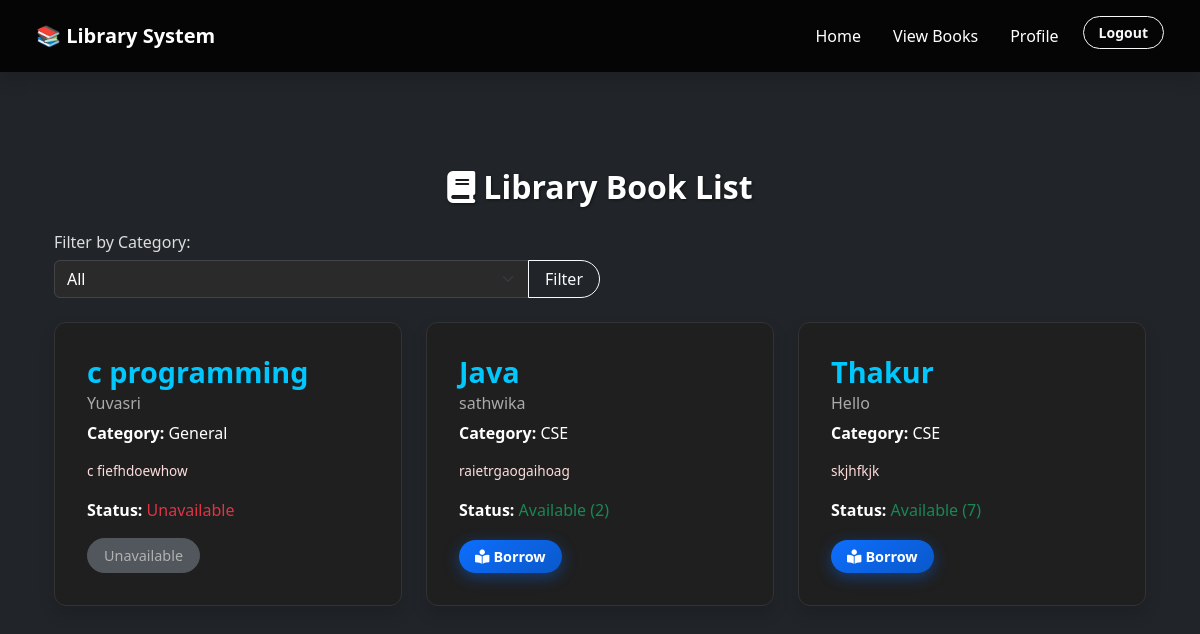
/books/ (signed in), run on an earlier commit of the app's database.
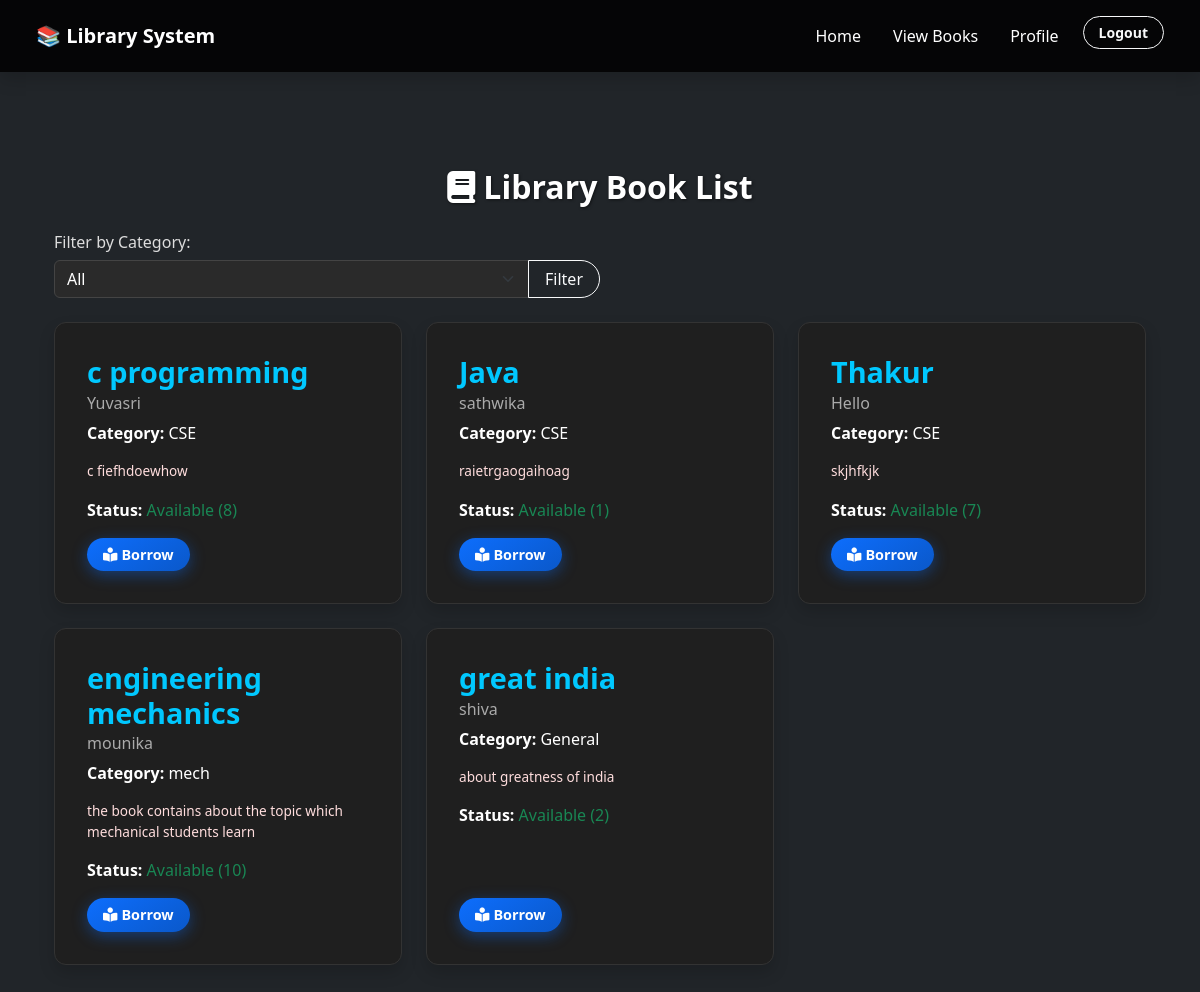
And on a later commit of the database.
### LibraryApp/models.py (models this page shows, shortened)
class Book(models.Model):
    title = models.CharField(max_length=255)
    category = models.CharField(max_length=100)  # NEW
    author = models.CharField(max_length=255)
    copies = models.PositiveIntegerField(default=1)  # NEW
    description = models.TextField(blank=True, null=True)
    created_at = models.DateTimeField(auto_now_add=True)
    added_by = models.ForeignKey(User, on_delete=models.CASCADE)

### LibraryApp/views.py (the view)
# urls.py: path('books/', views.view_books, name='view_books'),
@login_required
def view_books(request):
    category_filter = request.GET.get('category')
    books = Book.objects.all()
    if category_filter:
        books = books.filter(category=category_filter)
    categories = Book.objects.values_list('category', flat=True).distinct()
    return render(request, 'view_books.html', {
        'books': books,
        'categories': categories,
        'selected_category': category_filter
    })

### LibraryApp/templates/view_books.html (shortened to what this page needs)
{% extends 'base.html' %}
{% block content %}
<div class="container mt-5">
    <h2 class="mb-4 text-center text-white"><i class="fas fa-book me-2"></i>Library Book List</h2>
    <form method="GET" class="mb-4">
        <label for="category" class="form-label filter-label">Filter by Category:</label>
        <div class="input-group w-50">
            <select name="category" id="category" class="form-select" onchange="this.form.submit()">
                <option value="">All</option>
            </select>
            <button type="submit" class="btn btn-outline-light">Filter</button>
        </div>
    </form>
    <div class="row">
        {% for book in books %}
        <div class="col-md-4 mb-4">
            <div class="card book-card shadow h-100 p-3">
                <div class="card-body d-flex flex-column">
                    <h5 class="card-title">{{ book.title }}</h5>
                    <h6 class="card-subtitle mb-2 text-muted">{{ book.author }}</h6>
                    <p class="card-text"><strong>Category:</strong> {{ book.category }}</p>
                    <p class="card-text small">{{ book.description|default:"No description available." }}</p>
                    <p><strong>Status:</strong>
                        {% if book.copies > 0 %}
                            <span class="text-success">Available ({{ book.copies }})</span>
                        {% else %}
                            <span class="text-danger">Unavailable</span>
                        {% endif %}
                    </p>
                    <div class="mt-auto d-flex flex-wrap gap-2">
                        {% if request.user.profile.user_type == 'admin' %}
                            <a href="{% url 'edit_book' book.id %}" class="btn btn-warning btn-sm">
                                <i class="fas fa-edit me-1"></i>Edit
                            </a>
                            <a href="{% url 'delete_book' book.id %}" class="btn btn-danger btn-sm">
                                <i class="fas fa-trash me-1"></i>Delete
                            </a>
                        {% else %}
                            <form action="{% url 'borrow_book' book.id %}" method="post" class="d-inline">
                                {% if book.copies > 0 %}
                                    <button type="submit" class="btn btn-primary btn-sm">
                                        <i class="fas fa-book-reader me-1"></i>Borrow
                                    </button>
                                {% else %}
                                    <button class="btn btn-secondary btn-sm" disabled>Unavailable</button>
                                {% endif %}
                            </form>
                        {% endif %}
                    </div>
                </div>
            </div>
        </div>
        {% empty %}
        <div class="col-12">
            <p class="empty-message">No books found in this category.</p>
        </div>
        {% endfor %}
    </div>
</div>
{% endblock %}

What changed in the data, as far as the page shows it:
changed Book "c programming": category "General" → "CSE"; copies (not shown) → "8"; copies "Unavailable Unavailable" → "Available ( ) Borrow"
changed Book "Java": copies "2" → "1"
added Book: title "engineering mechanics", author "mounika", category "mech", description "the book contains about the topic which mechanical students learn", copies "10", shows "Borrow"
added Book: title "great india", author "shiva", category "General", description "about greatness of india", copies "2", shows "Borrow"
